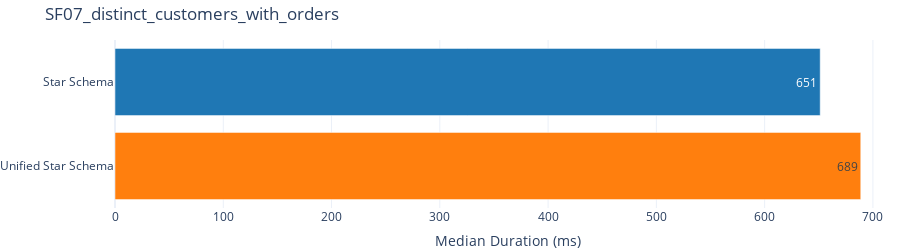

The code cell stored with this chart in its notebook:
### Markdown cell above
#### SF07 - Distinct Customers With Orders

### Code cell
run_and_plot("Single Fact", "SF07_distinct_customers_with_orders", """
EVALUATE
ROW(
    "Distinct Customers With Orders",
    CALCULATE(DISTINCTCOUNT('{fact}'[_key__dim__customer]), NOT ISBLANK('{fact}'[_measure__sales__ext_sales_price]))
)
""")

### Figure 1 — Plotly figure (JSON) as saved in the notebook; plotly's stock layout.template omitted (floating-point values rounded to 4 significant figures)
{"data": [{"alignmentgroup": "True", "hovertemplate": "dataset=%{y}<br>duration_ms=%{x}<extra></extra>", "legendgroup": "Star Schema", "marker": {"color": "#1f77b4", "pattern": {"shape": ""}}, "name": "Star Schema", "offsetgroup": "Star Schema", "orientation": "h", "showlegend": true, "textposition": "auto", "texttemplate": "%{x:.0f}", "type": "bar", "x": [651.3], "xaxis": "x", "y": ["Star Schema"], "yaxis": "y"}, {"alignmentgroup": "True", "hovertemplate": "dataset=%{y}<br>duration_ms=%{x}<extra></extra>", "legendgroup": "Unified Star Schema", "marker": {"color": "#ff7f0e", "pattern": {"shape": ""}}, "name": "Unified Star Schema", "offsetgroup": "Unified Star Schema", "orientation": "h", "showlegend": true, "textposition": "auto", "texttemplate": "%{x:.0f}", "type": "bar", "x": [688.8], "xaxis": "x", "y": ["Unified Star Schema"], "yaxis": "y"}], "layout": {"barmode": "relative", "height": 250, "legend": {"title": {"text": "dataset"}, "tracegroupgap": 0}, "margin": {"b": 0, "l": 0, "r": 0, "t": 40}, "showlegend": false, "title": {"text": "SF07_distinct_customers_with_orders"}, "xaxis": {"anchor": "y", "domain": [0, 1], "title": {"text": "Median Duration (ms)"}}, "yaxis": {"anchor": "x", "categoryarray": ["Unified Star Schema", "Star Schema"], "categoryorder": "array", "domain": [0, 1], "title": {}}}}
